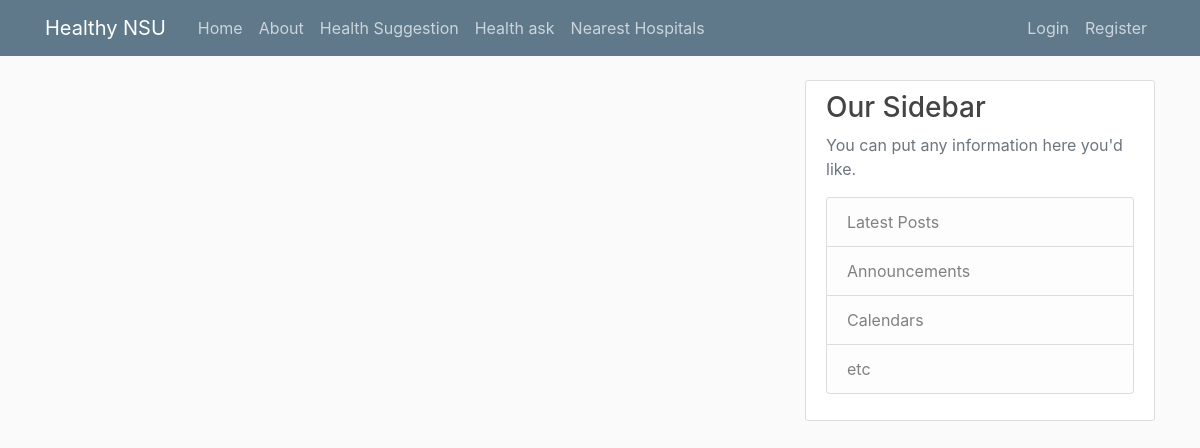
The app's page /healthsuggest/suggest/, older data.
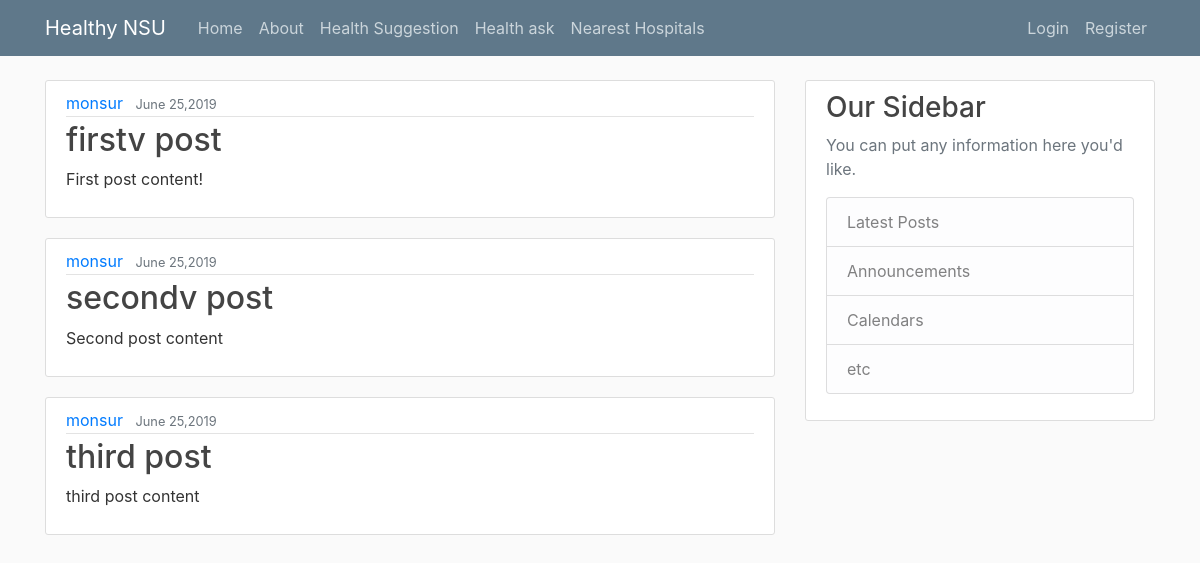
The same page, newer data.
### healthsuggest/models.py (models this page shows, shortened)
class Post(models.Model):
    title = models.CharField(max_length=100)
    content = models.TextField()
    date_posted = models.DateTimeField(default=timezone.now)
    author = models.ForeignKey(User, on_delete=models.CASCADE)

### healthsuggest/views.py (the view)
# urls.py: 2. Add a URL to urlpatterns:  path('', views.home, name='home')
def home(request):
    context ={
    'posts' : Post.objects.all()
    }
    return render(request, 'healthsuggest/healthsuggest.html',context)

### healthsuggest/templates/healthsuggest/healthsuggest.html
  {% extends "healthsuggest/base.html" %}
  {% block content %}
    {% for post in posts %}
    <article class="media content-section">
  <div class="media-body">
    <div class="article-metadata">
      <a class="mr-2" href="#">{{ post.author }}</a>
      <small class="text-muted">{{ post.date_posted|date:"F d,Y" }}</small>
    </div>
    <h2><a class="article-title" href="#">{{ post.title }}</a></h2>
    <p class="article-content">{{ post.content }}</p>
  </div>
</article>
    {% endfor %}
    {% endblock content %}

### healthsuggest/templates/healthsuggest/base.html (shortened to what this page needs)
{% load static %}
<!DOCTYPE html>
<html lang="en" dir="ltr">
<head>
  <link rel="stylesheet" href="https://stackpath.bootstrapcdn.com/bootstrap/4.3.1/css/bootstrap.min.css">
  <link rel="stylesheet" type="text/css" href=" {% static 'healthsuggest/main.css' %} ">
</head>
<body>
  <header class="site-header">
    <nav class="navbar navbar-expand-md navbar-dark bg-steel fixed-top">
      <div class="container">
        <a class="navbar-brand mr-4" href="/">Healthy NSU</a>
        <div class="collapse navbar-collapse" id="navbarToggle">
          <div class="navbar-nav mr-auto">
            <a class="nav-item nav-link" href="{% url 'HealthyNSU-home' %} ">Home</a>
            <a class="nav-item nav-link" href="{% url 'HealthyNSU-about' %}">About</a>
            <a class="nav-item nav-link" href="{% url 'HealthyNSU-healthsuggest' %}">Health Suggestion</a>
            <a class="nav-item nav-link" href="{% url 'HealthyNSU-healthask' %}">Health ask</a>
            <a class="nav-item nav-link" href="{% url 'HealthyNSU-nearhospital' %}">Nearest Hospitals</a>
          </div>
          <div class="navbar-nav">
            <a class="nav-item nav-link" href="#">Login</a>
            <a class="nav-item nav-link" href="#">Register</a>
          </div>
        </div>
      </div>
    </nav>
  </header>
  <main role="main" class="container">
    <div class="row">
      <div class="col-md-8">
        {% block content %}{% endblock %}
      </div>
      <div class="col-md-4">
        <div class="content-section">
          <h3>Our Sidebar</h3>
          <p class='text-muted'>You can put any information here you'd like.
            <ul class="list-group">
              <li class="list-group-item list-group-item-light">Latest Posts</li>
              <li class="list-group-item list-group-item-light">Announcements</li>
              <li class="list-group-item list-group-item-light">Calendars</li>
              <li class="list-group-item list-group-item-light">etc</li>
            </ul>
          </p>
        </div>
      </div>
    </div>
  </main>
</body>
</html>

### healthsuggest/static/healthsuggest/main.css (style rules this page uses)
body { background: #fafafa; color: #333333; margin-top: 5rem; }
h1, h2, h3, h4, h5, h6 { color: #444444; }
ul { margin: 0; }
.bg-steel { background-color: #5f788a; }
.site-header .navbar-nav .nav-link { color: #cbd5db; }
.content-section { background: #ffffff; padding: 10px 20px; border: 1px solid #dddddd; border-radius: 3px; margin-bottom: 20px; }
.article-title { color: #444444; }
.article-content { white-space: pre-line; }
.article-metadata { padding-bottom: 1px; margin-bottom: 4px; border-bottom: 1px solid #e3e3e3 }

Row changes from the older to the newer data that the page shows:
added Post: author "monsur", date_posted "June 25,2019", title "firstv post", content "First post content!"
added Post: author "monsur", date_posted "June 25,2019", title "secondv post", content "Second post content"
added Post: author "monsur", date_posted "June 25,2019", title "third post", content "third post content"
